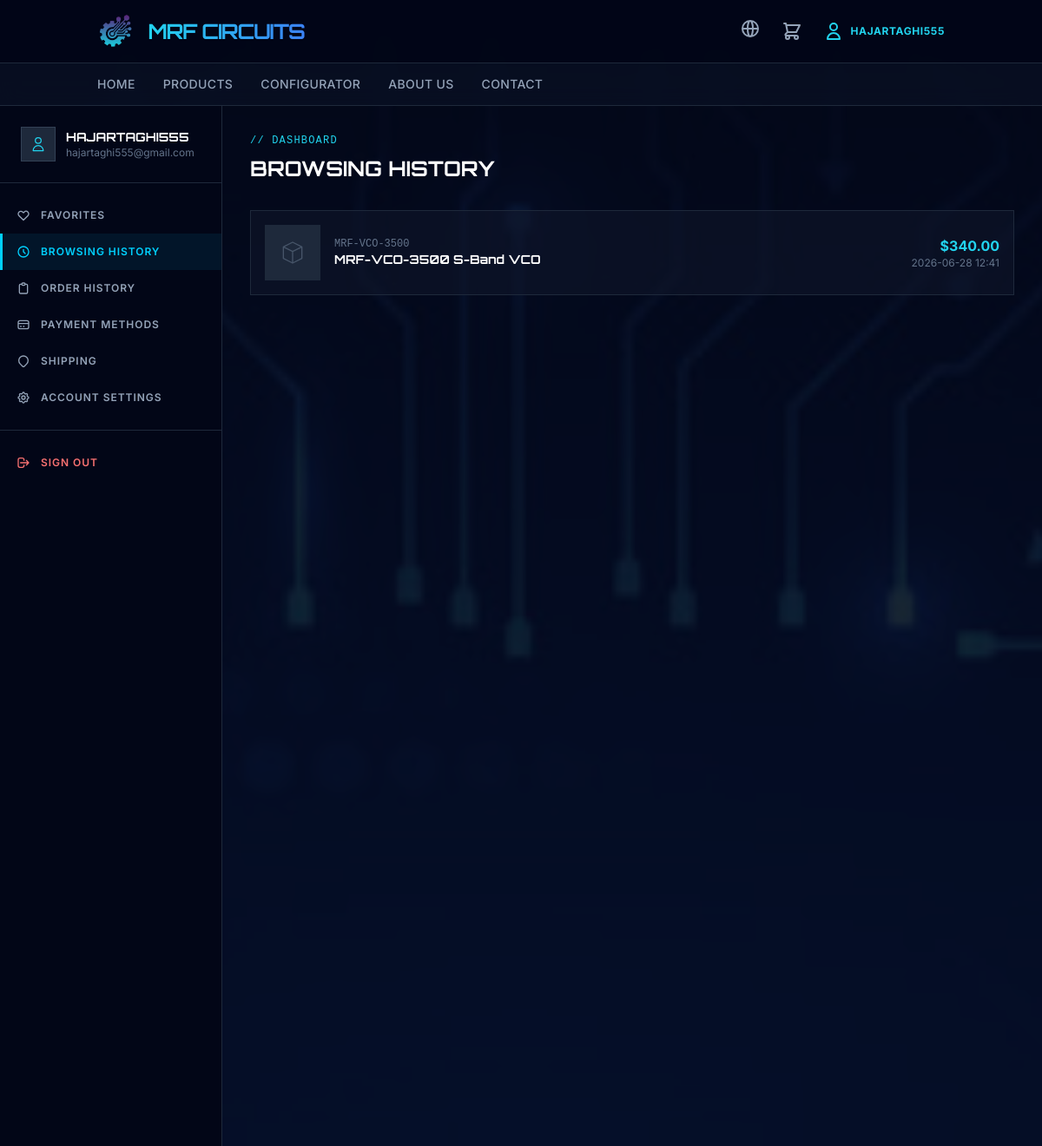
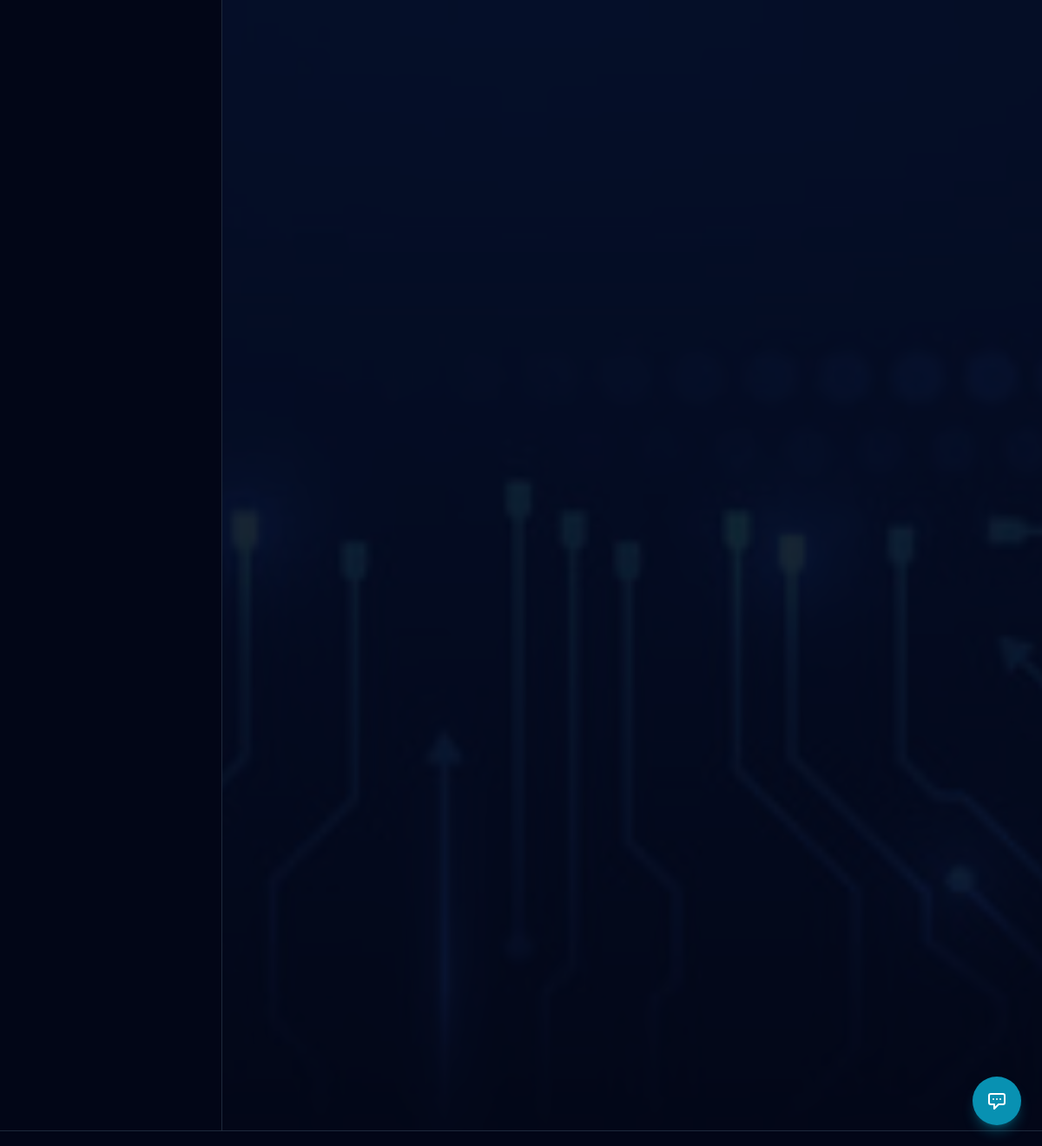
Screenshot of /dashboard/history (signed in) with the database file from the repository (2 pictures, top to bottom).
### app/models/product.py (models this page shows, shortened)
class Product(Base):
    __tablename__ = "products"
    id = Column(Integer, primary_key=True, index=True)
    name = Column(String(200), nullable=False)
    slug = Column(String(250), unique=True, nullable=False, index=True)
    sku = Column(String(50), unique=True, nullable=False, index=True)
    description = Column(Text, nullable=True)
    short_description = Column(String(500), nullable=True)
    price = Column(Numeric(10, 2), nullable=False)
    stock_quantity = Column(Integer, default=0)
    stock_status = Column(String(20), default="in_stock")  # in_stock | out_of_stock | new_series | pre_order
    category_id = Column(Integer, ForeignKey("categories.id"), nullable=True)
    unit_ref = Column(String(50), nullable=True)  # e.g., "LNA-24-Q22"
    frequency_min = Column(Numeric(10, 3), nullable=True)
    frequency_max = Column(Numeric(10, 3), nullable=True)
    gain = Column(Numeric(10, 2), nullable=True)
    noise_figure = Column(Numeric(10, 2), nullable=True)
    power_output = Column(Numeric(10, 2), nullable=True)
    technical_specs = Column(JSON, nullable=True)  # {parameter: {value, measurement}}
    bulk_pricing = Column(JSON, nullable=True)  # [{quantity_range, price_per_unit}]
    engineering_remarks = Column(Text, nullable=True)
    features = Column(JSON, nullable=True)  # List of feature bullet points
    image_url = Column(String(500), nullable=True)
    image_alt = Column(String(200), nullable=True)
    gallery_urls = Column(JSON, nullable=True)  # Additional product images
    datasheet_url = Column(String(500), nullable=True)
    data_file_url = Column(String(500), nullable=True)
    pcb_layout_url = Column(String(500), nullable=True)
    is_active = Column(Boolean, default=True)
    is_featured = Column(Boolean, default=False)
    views_count = Column(Integer, default=0)
    created_at = Column(DateTime, default=datetime.utcnow)
    updated_at = Column(DateTime, default=datetime.utcnow, onupdate=datetime.utcnow)
    category = relationship("Category", back_populates="products")
    @property
    def in_stock(self):
        return self.stock_quantity > 0 and self.stock_status == "in_stock"

### app/models/history.py (models this page shows, shortened)
class BrowsingHistory(Base):
    __tablename__ = "browsing_history"
    id = Column(Integer, primary_key=True, index=True)
    user_id = Column(Integer, ForeignKey("users.id"), nullable=False)
    product_id = Column(Integer, ForeignKey("products.id"), nullable=False)
    viewed_at = Column(DateTime, default=datetime.utcnow)
    user = relationship("User", backref="browsing_history")
    product = relationship("Product")

### app/routes/dashboard.py (the view)
@router.get("/history", response_class=HTMLResponse)
async def browsing_history(request: Request):
    user = require_login(request)
    if not user:
        return RedirectResponse("/auth/login", status_code=302)
    db = SessionLocal()
    try:
        from app.models.history import BrowsingHistory
        from app.models.product import Product
        history = db.query(BrowsingHistory).filter(
            BrowsingHistory.user_id == user["id"]
        ).order_by(BrowsingHistory.viewed_at.desc()).limit(50).all()
        history_products = []
        for h in history:
            p = db.query(Product).filter(Product.id == h.product_id).first()
            if p:
                history_products.append({
                    "history": {"id": h.id, "viewed_at": h.viewed_at},
                    "product": {
                        "id": p.id, "name": p.name, "sku": p.sku,
                        "price": float(p.price or 0), "image_url": p.image_url,
                        "slug": p.slug,
                    },
                })
        return templates.TemplateResponse("dashboard/history.html", {
            "request": request,
            "active_dash": "history",
            "user": user,
            "history_products": history_products,
        })
    finally:
        db.close()

### app/templates/dashboard/history.html (shortened to what this page needs)
{% extends "dashboard/base_dashboard.html" %}
{% block dash_content %}
<div class="mb-8">
  <p class="text-cyan-400 font-mono text-xs tracking-widest uppercase mb-2">// Dashboard</p>
  <h2 class="font-tech text-2xl font-bold text-white">BROWSING HISTORY</h2>
</div>
{% if history_products %}
<div class="space-y-3">
  {% for entry in history_products %}
  <a href="/products/{{ entry.product.slug }}" class="flex items-center space-x-4 bg-slate-900/60 border border-slate-800 p-4 card-hover block">
    <div class="w-16 h-16 bg-slate-800 shrink-0 flex items-center justify-center">
      {% if entry.product.image_url %}
      <img src="{{ entry.product.image_url }}" class="w-full h-full object-cover"/>
      {% else %}
      <svg class="w-8 h-8 text-slate-600" fill="none" stroke="currentColor" viewBox="0 0 24 24"><path stroke-linecap="round" stroke-linejoin="round" stroke-width="1" d="M20 7l-8-4-8 4m16 0l-8 4m8-4v10l-8 4m0-10L4 7m8 4v10M4 7v10l8 4"/></svg>
      {% endif %}
    </div>
    <div class="flex-1">
      <p class="font-mono text-xs text-slate-500">{{ entry.product.sku }}</p>
      <h4 class="font-tech text-sm font-bold text-white">{{ entry.product.name }}</h4>
    </div>
    <div class="text-right">
      <p class="text-cyan-400 font-bold">${{ "%.2f"|format(entry.product.price) }}</p>
      <p class="text-xs text-slate-500">{{ entry.history.viewed_at.strftime('%Y-%m-%d %H:%M') }}</p>
    </div>
  </a>
  {% endfor %}
</div>
{% else %}
<div class="text-center py-24 border border-slate-800">
  <p class="font-tech text-lg text-white mb-4">NO BROWSING HISTORY</p>
  <a href="/products" class="btn-primary">START BROWSING</a>
</div>
{% endif %}
{% endblock %}

### app/static/css/styles.css (style rules this page uses)
* { box-sizing: border-box; }
body { font-family: 'Inter', sans-serif; background-color: #020617; color: #f8fafc; margin: 0; padding: 0; min-height: 100vh; }
.font-tech { font-family: 'Orbitron', sans-serif; }
.grid-bg { background-color: #020617; position: relative; z-index: 0; }
.grid-bg::before { content: ''; position: fixed; top: 0; left: 0; right: 0; bottom: 0; background-image: url('/static/pic/image.png'); background-size: cover; background-position: center; z-index: -1; opacity: 0.25; animation: bg-breathe 10s infinite alternate ease-in-out; }
.card-hover { transition: all 0.3s ease; }
.animate-fade-in { animation: fade-in 0.5s ease forwards; }

### rows the page displays
Product: product.sku "MRF-VCO-3500", product.name "MRF-VCO-3500 S-Band VCO"
BrowsingHistory: history.viewed_at "2026-06-28 12:41"

### other values shown
{{ request.state.user.username | upper }} "HAJARTAGHI555"
{{ user.username | upper }} "HAJARTAGHI555"
{{ user.email }} "hajartaghi555@gmail.com"
{{ "%.2f"|format(entry.product.price) }} "340.00"
